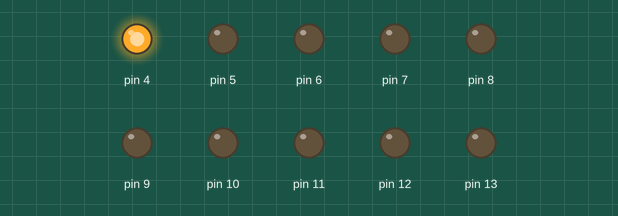
Bench run of a sketch on a simulated Arduino Uno, built with avr-gcc and run on an emulated ATmega328P. On the bench: output pins drawn as LEDs (lit = HIGH).

Above: at 0.05 s.
At 0.35 s:
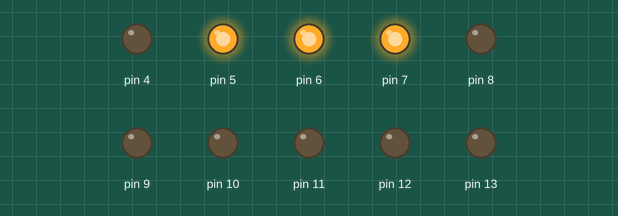
At 0.75 s:
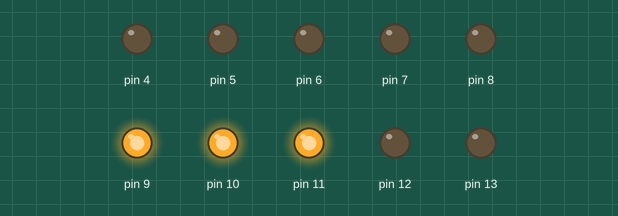
At 1.45 s:
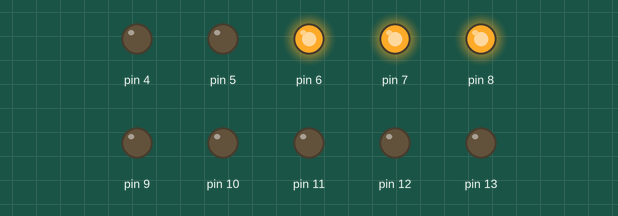
At 2.15 s:
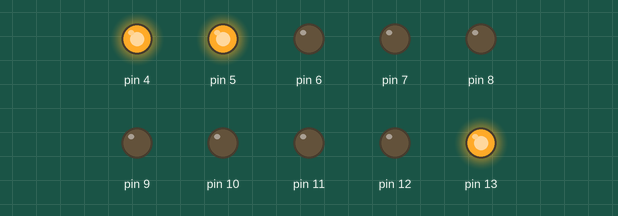
At 2.85 s:
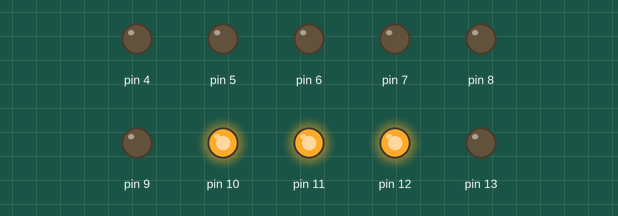
Timing chart, 0 to 3.1 s (numbered marks = the images above):
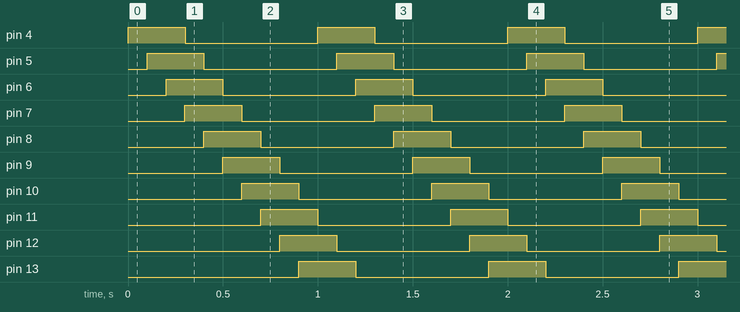

Measured:
- by itself, pin 4–13: alternates HIGH for 0.30 s and LOW for 0.70 s

The sketch:

RoundLed3.ino
```cpp
const static int FIRST_LED = 4;
const static int LAST_LED = 13;
const static int LED_COUNT = 1 + LAST_LED - FIRST_LED;

void setup() {
  for (int pin = FIRST_LED; pin <= LAST_LED; pin++) {
    pinMode(pin, OUTPUT);
  }
}

int led = 0;

void loop() {
  const int pin = FIRST_LED + led;
  const int led2 = ((led + LED_COUNT - 3) % LED_COUNT);
  digitalWrite(pin, HIGH);
  digitalWrite(led2 + FIRST_LED, LOW);
  delay(100);

  led = (led + 1) % LED_COUNT;
}
```
